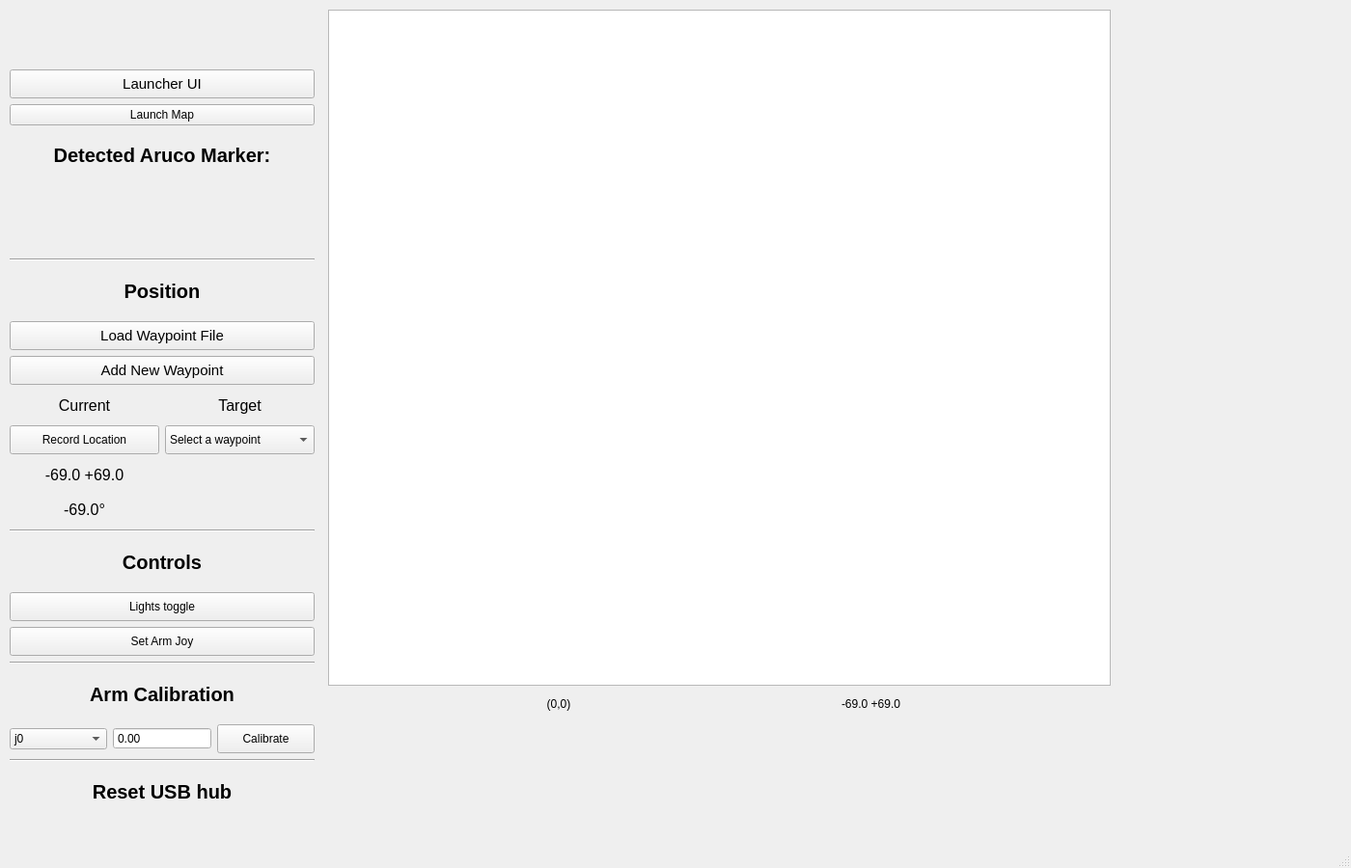
<?xml version="1.0" encoding="UTF-8"?>
<ui version="4.0">
 <class>MainWindow</class>
 <widget class="QMainWindow" name="MainWindow">
  <property name="geometry">
   <rect>
    <x>0</x>
    <y>0</y>
    <width>1400</width>
    <height>900</height>
   </rect>
  </property>
  <property name="minimumSize">
   <size>
    <width>1400</width>
    <height>900</height>
   </size>
  </property>
  <property name="windowTitle">
   <string>MainWindow</string>
  </property>
  <widget class="QWidget" name="centralwidget">
   <widget class="QWidget" name="layoutWidget">
    <property name="geometry">
     <rect>
      <x>10</x>
      <y>10</y>
      <width>316</width>
      <height>933</height>
     </rect>
    </property>
    <layout class="QVBoxLayout" name="verticalLayout_6">
     <item>
      <spacer name="verticalSpacer">
       <property name="orientation">
        <enum>Qt::Vertical</enum>
       </property>
       <property name="sizeHint" stdset="0">
        <size>
         <width>20</width>
         <height>40</height>
        </size>
       </property>
      </spacer>
     </item>
     <item>
      <layout class="QVBoxLayout" name="verticalLayout_2">
       <item>
        <widget class="QPushButton" name="pb_launcher_ui">
         <property name="sizePolicy">
          <sizepolicy hsizetype="Minimum" vsizetype="Fixed">
           <horstretch>0</horstretch>
           <verstretch>0</verstretch>
          </sizepolicy>
         </property>
         <property name="minimumSize">
          <size>
           <width>0</width>
           <height>30</height>
          </size>
         </property>
         <property name="maximumSize">
          <size>
           <width>16777215</width>
           <height>30</height>
          </size>
         </property>
         <property name="font">
          <font>
           <pointsize>11</pointsize>
           <weight>50</weight>
           <bold>false</bold>
          </font>
         </property>
         <property name="cursor">
          <cursorShape>PointingHandCursor</cursorShape>
         </property>
         <property name="styleSheet">
          <string notr="true"/>
         </property>
         <property name="text">
          <string>Launcher UI</string>
         </property>
         <property name="iconSize">
          <size>
           <width>16</width>
           <height>16</height>
          </size>
         </property>
         <property name="checkable">
          <bool>false</bool>
         </property>
         <property name="checked">
          <bool>false</bool>
         </property>
         <property name="autoDefault">
          <bool>false</bool>
         </property>
         <property name="default">
          <bool>false</bool>
         </property>
         <property name="flat">
          <bool>false</bool>
         </property>
        </widget>
       </item>
       <item>
        <widget class="QPushButton" name="pb_launch_map">
         <property name="text">
          <string>Launch Map</string>
         </property>
        </widget>
       </item>
       <item>
        <widget class="QLabel" name="label">
         <property name="sizePolicy">
          <sizepolicy hsizetype="MinimumExpanding" vsizetype="MinimumExpanding">
           <horstretch>0</horstretch>
           <verstretch>0</verstretch>
          </sizepolicy>
         </property>
         <property name="minimumSize">
          <size>
           <width>300</width>
           <height>50</height>
          </size>
         </property>
         <property name="maximumSize">
          <size>
           <width>16777215</width>
           <height>50</height>
          </size>
         </property>
         <property name="font">
          <font>
           <family>Ubuntu</family>
           <pointsize>15</pointsize>
           <weight>75</weight>
           <bold>true</bold>
          </font>
         </property>
         <property name="text">
          <string>Detected Aruco Marker:</string>
         </property>
         <property name="textFormat">
          <enum>Qt::AutoText</enum>
         </property>
         <property name="scaledContents">
          <bool>false</bool>
         </property>
         <property name="alignment">
          <set>Qt::AlignCenter</set>
         </property>
        </widget>
       </item>
       <item>
        <widget class="QPushButton" name="pb_aruco_marker">
         <property name="enabled">
          <bool>true</bool>
         </property>
         <property name="minimumSize">
          <size>
           <width>0</width>
           <height>70</height>
          </size>
         </property>
         <property name="font">
          <font>
           <pointsize>29</pointsize>
           <weight>50</weight>
           <bold>false</bold>
          </font>
         </property>
         <property name="cursor">
          <cursorShape>ArrowCursor</cursorShape>
         </property>
         <property name="focusPolicy">
          <enum>Qt::StrongFocus</enum>
         </property>
         <property name="text">
          <string/>
         </property>
         <property name="autoDefault">
          <bool>false</bool>
         </property>
         <property name="default">
          <bool>false</bool>
         </property>
         <property name="flat">
          <bool>true</bool>
         </property>
        </widget>
       </item>
       <item>
        <widget class="Line" name="line">
         <property name="styleSheet">
          <string notr="true">color: rgb(186, 189, 182);</string>
         </property>
         <property name="orientation">
          <enum>Qt::Horizontal</enum>
         </property>
        </widget>
       </item>
       <item>
        <layout class="QHBoxLayout" name="horizontalLayout_6"/>
       </item>
       <item>
        <widget class="QLabel" name="label_2">
         <property name="sizePolicy">
          <sizepolicy hsizetype="MinimumExpanding" vsizetype="MinimumExpanding">
           <horstretch>0</horstretch>
           <verstretch>0</verstretch>
          </sizepolicy>
         </property>
         <property name="minimumSize">
          <size>
           <width>300</width>
           <height>50</height>
          </size>
         </property>
         <property name="maximumSize">
          <size>
           <width>16777215</width>
           <height>50</height>
          </size>
         </property>
         <property name="font">
          <font>
           <family>Ubuntu</family>
           <pointsize>15</pointsize>
           <weight>75</weight>
           <bold>true</bold>
          </font>
         </property>
         <property name="text">
          <string>Position</string>
         </property>
         <property name="textFormat">
          <enum>Qt::AutoText</enum>
         </property>
         <property name="scaledContents">
          <bool>false</bool>
         </property>
         <property name="alignment">
          <set>Qt::AlignCenter</set>
         </property>
        </widget>
       </item>
       <item>
        <widget class="QPushButton" name="pb_load_waypoint_file_2">
         <property name="sizePolicy">
          <sizepolicy hsizetype="Minimum" vsizetype="Fixed">
           <horstretch>0</horstretch>
           <verstretch>0</verstretch>
          </sizepolicy>
         </property>
         <property name="minimumSize">
          <size>
           <width>0</width>
           <height>30</height>
          </size>
         </property>
         <property name="maximumSize">
          <size>
           <width>16777215</width>
           <height>30</height>
          </size>
         </property>
         <property name="font">
          <font>
           <pointsize>11</pointsize>
           <weight>50</weight>
           <bold>false</bold>
          </font>
         </property>
         <property name="cursor">
          <cursorShape>PointingHandCursor</cursorShape>
         </property>
         <property name="text">
          <string>Load Waypoint File</string>
         </property>
         <property name="iconSize">
          <size>
           <width>16</width>
           <height>16</height>
          </size>
         </property>
         <property name="checkable">
          <bool>false</bool>
         </property>
         <property name="checked">
          <bool>false</bool>
         </property>
         <property name="autoDefault">
          <bool>false</bool>
         </property>
         <property name="default">
          <bool>false</bool>
         </property>
         <property name="flat">
          <bool>false</bool>
         </property>
        </widget>
       </item>
       <item>
        <layout class="QHBoxLayout" name="horizontalLayout_5">
         <item>
          <widget class="QPushButton" name="pb_open_new_waypoint">
           <property name="sizePolicy">
            <sizepolicy hsizetype="Minimum" vsizetype="Fixed">
             <horstretch>0</horstretch>
             <verstretch>0</verstretch>
            </sizepolicy>
           </property>
           <property name="minimumSize">
            <size>
             <width>0</width>
             <height>30</height>
            </size>
           </property>
           <property name="maximumSize">
            <size>
             <width>16777215</width>
             <height>30</height>
            </size>
           </property>
           <property name="font">
            <font>
             <pointsize>11</pointsize>
             <weight>50</weight>
             <bold>false</bold>
            </font>
           </property>
           <property name="cursor">
            <cursorShape>PointingHandCursor</cursorShape>
           </property>
           <property name="text">
            <string>Add New Waypoint</string>
           </property>
           <property name="iconSize">
            <size>
             <width>16</width>
             <height>16</height>
            </size>
           </property>
           <property name="checkable">
            <bool>false</bool>
           </property>
           <property name="checked">
            <bool>false</bool>
           </property>
           <property name="autoDefault">
            <bool>false</bool>
           </property>
           <property name="default">
            <bool>false</bool>
           </property>
           <property name="flat">
            <bool>false</bool>
           </property>
          </widget>
         </item>
        </layout>
       </item>
       <item>
        <layout class="QHBoxLayout" name="horizontalLayout_7">
         <item>
          <widget class="QLabel" name="label_5">
           <property name="sizePolicy">
            <sizepolicy hsizetype="MinimumExpanding" vsizetype="MinimumExpanding">
             <horstretch>0</horstretch>
             <verstretch>0</verstretch>
            </sizepolicy>
           </property>
           <property name="minimumSize">
            <size>
             <width>0</width>
             <height>30</height>
            </size>
           </property>
           <property name="maximumSize">
            <size>
             <width>16777215</width>
             <height>30</height>
            </size>
           </property>
           <property name="font">
            <font>
             <family>Ubuntu</family>
             <pointsize>12</pointsize>
             <weight>50</weight>
             <bold>false</bold>
            </font>
           </property>
           <property name="text">
            <string>Current</string>
           </property>
           <property name="textFormat">
            <enum>Qt::AutoText</enum>
           </property>
           <property name="scaledContents">
            <bool>false</bool>
           </property>
           <property name="alignment">
            <set>Qt::AlignCenter</set>
           </property>
          </widget>
         </item>
         <item>
          <widget class="QLabel" name="label_6">
           <property name="sizePolicy">
            <sizepolicy hsizetype="MinimumExpanding" vsizetype="MinimumExpanding">
             <horstretch>0</horstretch>
             <verstretch>0</verstretch>
            </sizepolicy>
           </property>
           <property name="minimumSize">
            <size>
             <width>0</width>
             <height>30</height>
            </size>
           </property>
           <property name="maximumSize">
            <size>
             <width>16777215</width>
             <height>30</height>
            </size>
           </property>
           <property name="font">
            <font>
             <family>Ubuntu</family>
             <pointsize>12</pointsize>
             <weight>50</weight>
             <bold>false</bold>
            </font>
           </property>
           <property name="text">
            <string>Target</string>
           </property>
           <property name="textFormat">
            <enum>Qt::AutoText</enum>
           </property>
           <property name="scaledContents">
            <bool>false</bool>
           </property>
           <property name="alignment">
            <set>Qt::AlignCenter</set>
           </property>
          </widget>
         </item>
        </layout>
       </item>
       <item>
        <layout class="QHBoxLayout" name="horizontalLayout_8">
         <item>
          <widget class="QPushButton" name="pb_save_current_2">
           <property name="sizePolicy">
            <sizepolicy hsizetype="MinimumExpanding" vsizetype="MinimumExpanding">
             <horstretch>0</horstretch>
             <verstretch>0</verstretch>
            </sizepolicy>
           </property>
           <property name="minimumSize">
            <size>
             <width>0</width>
             <height>30</height>
            </size>
           </property>
           <property name="cursor">
            <cursorShape>PointingHandCursor</cursorShape>
           </property>
           <property name="text">
            <string>Record Location</string>
           </property>
           <property name="iconSize">
            <size>
             <width>16</width>
             <height>16</height>
            </size>
           </property>
           <property name="checkable">
            <bool>false</bool>
           </property>
           <property name="checked">
            <bool>false</bool>
           </property>
           <property name="autoDefault">
            <bool>false</bool>
           </property>
           <property name="default">
            <bool>false</bool>
           </property>
           <property name="flat">
            <bool>false</bool>
           </property>
          </widget>
         </item>
         <item>
          <widget class="QComboBox" name="cb_waypoint_label">
           <property name="sizePolicy">
            <sizepolicy hsizetype="MinimumExpanding" vsizetype="MinimumExpanding">
             <horstretch>0</horstretch>
             <verstretch>0</verstretch>
            </sizepolicy>
           </property>
           <property name="minimumSize">
            <size>
             <width>0</width>
             <height>30</height>
            </size>
           </property>
           <property name="maximumSize">
            <size>
             <width>16777215</width>
             <height>30</height>
            </size>
           </property>
           <item>
            <property name="text">
             <string>Select a waypoint</string>
            </property>
           </item>
          </widget>
         </item>
        </layout>
       </item>
       <item>
        <layout class="QHBoxLayout" name="horizontalLayout_3">
         <item>
          <layout class="QVBoxLayout" name="verticalLayout_4">
           <item>
            <widget class="QPushButton" name="pb_curr_position">
             <property name="enabled">
              <bool>true</bool>
             </property>
             <property name="minimumSize">
              <size>
               <width>150</width>
               <height>30</height>
              </size>
             </property>
             <property name="maximumSize">
              <size>
               <width>16777215</width>
               <height>30</height>
              </size>
             </property>
             <property name="font">
              <font>
               <pointsize>12</pointsize>
               <weight>50</weight>
               <bold>false</bold>
              </font>
             </property>
             <property name="cursor">
              <cursorShape>ArrowCursor</cursorShape>
             </property>
             <property name="focusPolicy">
              <enum>Qt::StrongFocus</enum>
             </property>
             <property name="text">
              <string>-69.0 +69.0</string>
             </property>
             <property name="autoDefault">
              <bool>false</bool>
             </property>
             <property name="default">
              <bool>false</bool>
             </property>
             <property name="flat">
              <bool>true</bool>
             </property>
            </widget>
           </item>
          </layout>
         </item>
         <item>
          <layout class="QHBoxLayout" name="horizontalLayout_4">
           <item>
            <widget class="QPushButton" name="pb_target_position">
             <property name="enabled">
              <bool>true</bool>
             </property>
             <property name="minimumSize">
              <size>
               <width>150</width>
               <height>30</height>
              </size>
             </property>
             <property name="maximumSize">
              <size>
               <width>16777215</width>
               <height>30</height>
              </size>
             </property>
             <property name="font">
              <font>
               <pointsize>12</pointsize>
               <weight>50</weight>
               <bold>false</bold>
              </font>
             </property>
             <property name="cursor">
              <cursorShape>ArrowCursor</cursorShape>
             </property>
             <property name="focusPolicy">
              <enum>Qt::StrongFocus</enum>
             </property>
             <property name="text">
              <string/>
             </property>
             <property name="autoDefault">
              <bool>false</bool>
             </property>
             <property name="default">
              <bool>false</bool>
             </property>
             <property name="flat">
              <bool>true</bool>
             </property>
            </widget>
           </item>
          </layout>
         </item>
        </layout>
       </item>
       <item>
        <layout class="QHBoxLayout" name="horizontalLayout_2">
         <item>
          <layout class="QVBoxLayout" name="verticalLayout_3">
           <item>
            <widget class="QPushButton" name="pb_curr_heading">
             <property name="enabled">
              <bool>true</bool>
             </property>
             <property name="minimumSize">
              <size>
               <width>0</width>
               <height>30</height>
              </size>
             </property>
             <property name="maximumSize">
              <size>
               <width>16777215</width>
               <height>30</height>
              </size>
             </property>
             <property name="font">
              <font>
               <pointsize>12</pointsize>
               <weight>50</weight>
               <bold>false</bold>
              </font>
             </property>
             <property name="cursor">
              <cursorShape>ArrowCursor</cursorShape>
             </property>
             <property name="focusPolicy">
              <enum>Qt::StrongFocus</enum>
             </property>
             <property name="text">
              <string>-69.0°</string>
             </property>
             <property name="autoDefault">
              <bool>false</bool>
             </property>
             <property name="default">
              <bool>false</bool>
             </property>
             <property name="flat">
              <bool>true</bool>
             </property>
            </widget>
           </item>
          </layout>
         </item>
         <item>
          <layout class="QVBoxLayout" name="verticalLayout_5">
           <item>
            <widget class="QPushButton" name="pb_target_heading">
             <property name="enabled">
              <bool>true</bool>
             </property>
             <property name="minimumSize">
              <size>
               <width>0</width>
               <height>30</height>
              </size>
             </property>
             <property name="maximumSize">
              <size>
               <width>16777215</width>
               <height>30</height>
              </size>
             </property>
             <property name="font">
              <font>
               <pointsize>12</pointsize>
               <weight>50</weight>
               <bold>false</bold>
              </font>
             </property>
             <property name="cursor">
              <cursorShape>ArrowCursor</cursorShape>
             </property>
             <property name="focusPolicy">
              <enum>Qt::StrongFocus</enum>
             </property>
             <property name="text">
              <string/>
             </property>
             <property name="autoDefault">
              <bool>false</bool>
             </property>
             <property name="default">
              <bool>false</bool>
             </property>
             <property name="flat">
              <bool>true</bool>
             </property>
            </widget>
           </item>
          </layout>
         </item>
        </layout>
       </item>
       <item>
        <widget class="Line" name="line_2">
         <property name="styleSheet">
          <string notr="true">color: rgb(186, 189, 182);</string>
         </property>
         <property name="orientation">
          <enum>Qt::Horizontal</enum>
         </property>
        </widget>
       </item>
       <item>
        <widget class="QLabel" name="label_3">
         <property name="sizePolicy">
          <sizepolicy hsizetype="MinimumExpanding" vsizetype="MinimumExpanding">
           <horstretch>0</horstretch>
           <verstretch>0</verstretch>
          </sizepolicy>
         </property>
         <property name="minimumSize">
          <size>
           <width>300</width>
           <height>50</height>
          </size>
         </property>
         <property name="maximumSize">
          <size>
           <width>16777215</width>
           <height>50</height>
          </size>
         </property>
         <property name="font">
          <font>
           <family>Ubuntu</family>
           <pointsize>15</pointsize>
           <weight>75</weight>
           <bold>true</bold>
          </font>
         </property>
         <property name="text">
          <string>Controls</string>
         </property>
         <property name="textFormat">
          <enum>Qt::AutoText</enum>
         </property>
         <property name="scaledContents">
          <bool>false</bool>
         </property>
         <property name="alignment">
          <set>Qt::AlignCenter</set>
         </property>
        </widget>
       </item>
       <item>
        <widget class="QPushButton" name="pb_lights">
         <property name="sizePolicy">
          <sizepolicy hsizetype="Minimum" vsizetype="Fixed">
           <horstretch>0</horstretch>
           <verstretch>0</verstretch>
          </sizepolicy>
         </property>
         <property name="minimumSize">
          <size>
           <width>0</width>
           <height>30</height>
          </size>
         </property>
         <property name="cursor">
          <cursorShape>PointingHandCursor</cursorShape>
         </property>
         <property name="text">
          <string>Lights toggle</string>
         </property>
         <property name="iconSize">
          <size>
           <width>16</width>
           <height>16</height>
          </size>
         </property>
         <property name="checkable">
          <bool>false</bool>
         </property>
         <property name="checked">
          <bool>false</bool>
         </property>
         <property name="autoDefault">
          <bool>false</bool>
         </property>
         <property name="default">
          <bool>false</bool>
         </property>
         <property name="flat">
          <bool>false</bool>
         </property>
        </widget>
       </item>
       <item>
        <widget class="QPushButton" name="pb_set_arm_joy">
         <property name="sizePolicy">
          <sizepolicy hsizetype="Minimum" vsizetype="Fixed">
           <horstretch>0</horstretch>
           <verstretch>0</verstretch>
          </sizepolicy>
         </property>
         <property name="minimumSize">
          <size>
           <width>0</width>
           <height>30</height>
          </size>
         </property>
         <property name="cursor">
          <cursorShape>PointingHandCursor</cursorShape>
         </property>
         <property name="text">
          <string>Set Arm Joy</string>
         </property>
         <property name="iconSize">
          <size>
           <width>16</width>
           <height>16</height>
          </size>
         </property>
         <property name="checkable">
          <bool>false</bool>
         </property>
         <property name="checked">
          <bool>false</bool>
         </property>
         <property name="autoDefault">
          <bool>false</bool>
         </property>
         <property name="default">
          <bool>false</bool>
         </property>
         <property name="flat">
          <bool>false</bool>
         </property>
        </widget>
       </item>
       <item>
        <widget class="Line" name="line_4">
         <property name="styleSheet">
          <string notr="true">color: rgb(186, 189, 182);</string>
         </property>
         <property name="orientation">
          <enum>Qt::Horizontal</enum>
         </property>
        </widget>
       </item>
       <item>
        <widget class="QLabel" name="label_4">
         <property name="sizePolicy">
          <sizepolicy hsizetype="MinimumExpanding" vsizetype="MinimumExpanding">
           <horstretch>0</horstretch>
           <verstretch>0</verstretch>
          </sizepolicy>
         </property>
         <property name="minimumSize">
          <size>
           <width>300</width>
           <height>50</height>
          </size>
         </property>
         <property name="maximumSize">
          <size>
           <width>16777215</width>
           <height>50</height>
          </size>
         </property>
         <property name="font">
          <font>
           <family>Ubuntu</family>
           <pointsize>15</pointsize>
           <weight>75</weight>
           <bold>true</bold>
          </font>
         </property>
         <property name="text">
          <string>Arm Calibration</string>
         </property>
         <property name="textFormat">
          <enum>Qt::AutoText</enum>
         </property>
         <property name="scaledContents">
          <bool>false</bool>
         </property>
         <property name="alignment">
          <set>Qt::AlignCenter</set>
         </property>
        </widget>
       </item>
       <item>
        <layout class="QHBoxLayout" name="horizontalLayout_9">
         <item>
          <widget class="QComboBox" name="cb_calib_select">
           <property name="cursor">
            <cursorShape>PointingHandCursor</cursorShape>
           </property>
           <property name="currentText">
            <string>j0</string>
           </property>
           <item>
            <property name="text">
             <string>j0</string>
            </property>
           </item>
           <item>
            <property name="text">
             <string>j1</string>
            </property>
           </item>
           <item>
            <property name="text">
             <string>j2</string>
            </property>
           </item>
           <item>
            <property name="text">
             <string>j3</string>
            </property>
           </item>
          </widget>
         </item>
         <item>
          <widget class="QDoubleSpinBox" name="dsb_angle_calib">
           <property name="buttonSymbols">
            <enum>QAbstractSpinBox::NoButtons</enum>
           </property>
           <property name="minimum">
            <double>-360.000000000000000</double>
           </property>
           <property name="maximum">
            <double>360.000000000000000</double>
           </property>
          </widget>
         </item>
         <item>
          <widget class="QPushButton" name="pb_calib">
           <property name="sizePolicy">
            <sizepolicy hsizetype="Minimum" vsizetype="Fixed">
             <horstretch>0</horstretch>
             <verstretch>0</verstretch>
            </sizepolicy>
           </property>
           <property name="minimumSize">
            <size>
             <width>0</width>
             <height>30</height>
            </size>
           </property>
           <property name="cursor">
            <cursorShape>PointingHandCursor</cursorShape>
           </property>
           <property name="text">
            <string>Calibrate</string>
           </property>
           <property name="iconSize">
            <size>
             <width>16</width>
             <height>16</height>
            </size>
           </property>
           <property name="checkable">
            <bool>false</bool>
           </property>
           <property name="checked">
            <bool>false</bool>
           </property>
           <property name="autoDefault">
            <bool>false</bool>
           </property>
           <property name="default">
            <bool>false</bool>
           </property>
           <property name="flat">
            <bool>false</bool>
           </property>
          </widget>
         </item>
        </layout>
       </item>
       <item>
        <widget class="Line" name="line_3">
         <property name="styleSheet">
          <string notr="true">color: rgb(186, 189, 182);</string>
         </property>
         <property name="orientation">
          <enum>Qt::Horizontal</enum>
         </property>
        </widget>
       </item>
      </layout>
     </item>
     <item>
      <widget class="QLabel" name="label_7">
       <property name="sizePolicy">
        <sizepolicy hsizetype="MinimumExpanding" vsizetype="MinimumExpanding">
         <horstretch>0</horstretch>
         <verstretch>0</verstretch>
        </sizepolicy>
       </property>
       <property name="minimumSize">
        <size>
         <width>300</width>
         <height>50</height>
        </size>
       </property>
       <property name="maximumSize">
        <size>
         <width>16777215</width>
         <height>50</height>
        </size>
       </property>
       <property name="font">
        <font>
         <family>Ubuntu</family>
         <pointsize>15</pointsize>
         <weight>75</weight>
         <bold>true</bold>
        </font>
       </property>
       <property name="text">
        <string>Reset USB hub</string>
       </property>
       <property name="textFormat">
        <enum>Qt::AutoText</enum>
       </property>
       <property name="scaledContents">
        <bool>false</bool>
       </property>
       <property name="alignment">
        <set>Qt::AlignCenter</set>
       </property>
      </widget>
     </item>
     <item>
      <spacer name="verticalSpacer_2">
       <property name="orientation">
        <enum>Qt::Vertical</enum>
       </property>
       <property name="sizeHint" stdset="0">
        <size>
         <width>20</width>
         <height>40</height>
        </size>
       </property>
      </spacer>
     </item>
     <item>
      <widget class="QPushButton" name="pb_usb_hub">
       <property name="sizePolicy">
        <sizepolicy hsizetype="Minimum" vsizetype="Fixed">
         <horstretch>0</horstretch>
         <verstretch>0</verstretch>
        </sizepolicy>
       </property>
       <property name="minimumSize">
        <size>
         <width>0</width>
         <height>30</height>
        </size>
       </property>
       <property name="cursor">
        <cursorShape>PointingHandCursor</cursorShape>
       </property>
       <property name="text">
        <string>USB hub toggle</string>
       </property>
       <property name="iconSize">
        <size>
         <width>16</width>
         <height>16</height>
        </size>
       </property>
       <property name="checkable">
        <bool>false</bool>
       </property>
       <property name="checked">
        <bool>false</bool>
       </property>
       <property name="autoDefault">
        <bool>false</bool>
       </property>
       <property name="default">
        <bool>false</bool>
       </property>
       <property name="flat">
        <bool>false</bool>
       </property>
      </widget>
     </item>
    </layout>
   </widget>
   <widget class="QGraphicsView" name="gv_map">
    <property name="geometry">
     <rect>
      <x>340</x>
      <y>10</y>
      <width>811</width>
      <height>701</height>
     </rect>
    </property>
    <property name="autoFillBackground">
     <bool>true</bool>
    </property>
    <property name="styleSheet">
     <string notr="true"/>
    </property>
    <property name="verticalScrollBarPolicy">
     <enum>Qt::ScrollBarAlwaysOff</enum>
    </property>
    <property name="horizontalScrollBarPolicy">
     <enum>Qt::ScrollBarAlwaysOff</enum>
    </property>
   </widget>
   <widget class="QWidget" name="layoutWidget">
    <property name="geometry">
     <rect>
      <x>420</x>
      <y>720</y>
      <width>641</width>
      <height>19</height>
     </rect>
    </property>
    <layout class="QHBoxLayout" name="horizontalLayout_11">
     <item>
      <widget class="QLabel" name="lb_curr_xy_coord">
       <property name="text">
        <string>(0,0)</string>
       </property>
       <property name="alignment">
        <set>Qt::AlignCenter</set>
       </property>
      </widget>
     </item>
     <item>
      <widget class="QLabel" name="lb_curr_position">
       <property name="autoFillBackground">
        <bool>false</bool>
       </property>
       <property name="styleSheet">
        <string notr="true"/>
       </property>
       <property name="text">
        <string>-69.0 +69.0</string>
       </property>
       <property name="alignment">
        <set>Qt::AlignCenter</set>
       </property>
      </widget>
     </item>
    </layout>
   </widget>
   <widget class="QLabel" name="lb_rover_icon">
    <property name="geometry">
     <rect>
      <x>640</x>
      <y>370</y>
      <width>25</width>
      <height>25</height>
     </rect>
    </property>
    <property name="text">
     <string/>
    </property>
   </widget>
  </widget>
  <widget class="QStatusBar" name="statusbar"/>
 </widget>
 <resources/>
 <connections/>
</ui>
